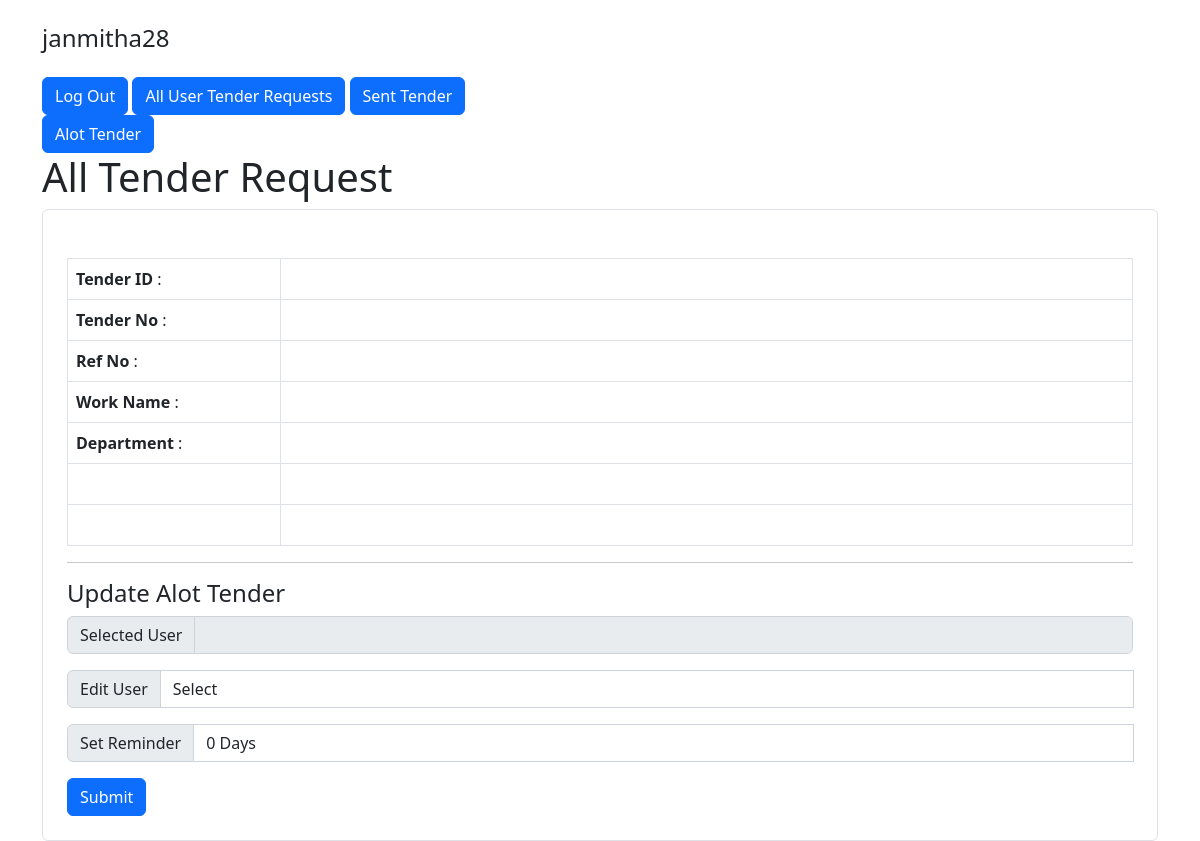
/alot-tenders/update.php?id=4 (signed in), run on an earlier commit of the app's database.
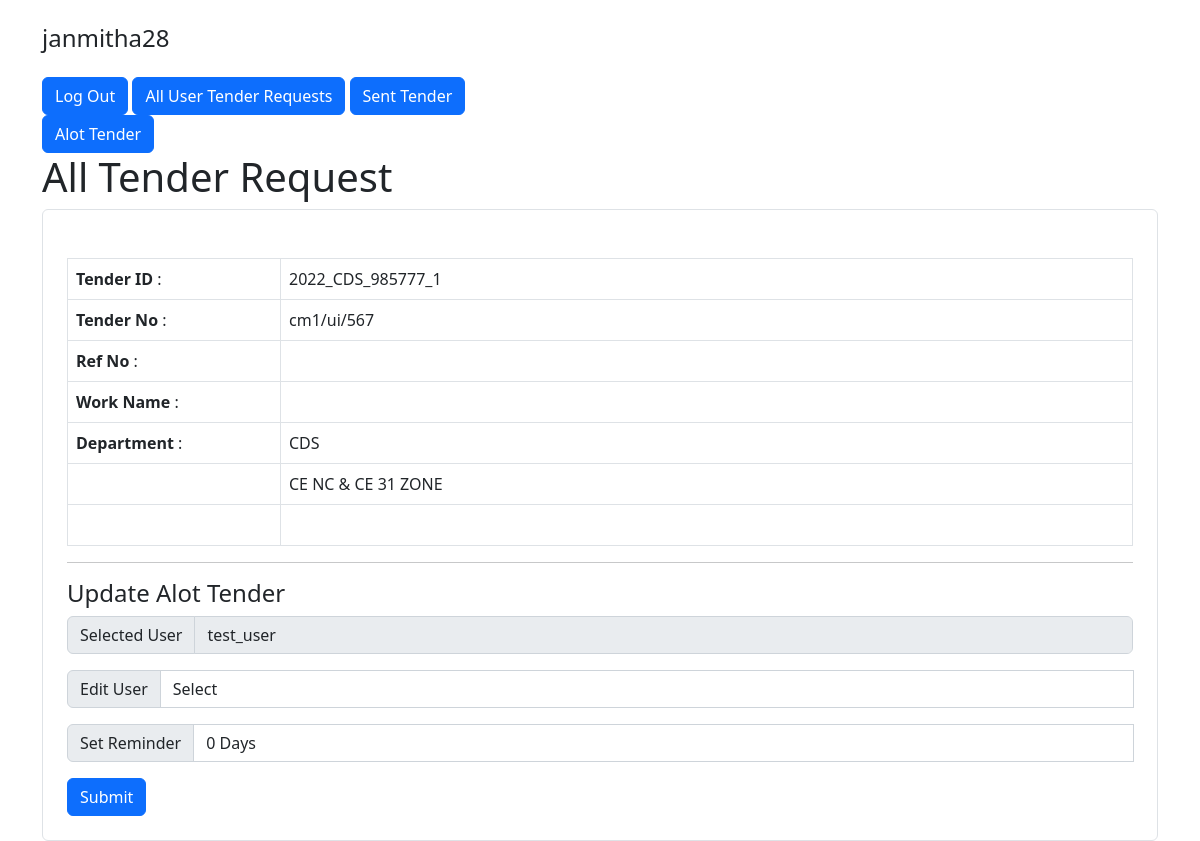
And on a later commit of the database.
### tables this page shows
CREATE TABLE `user_tender_requests` (
  `id` int(11) NOT NULL,
  `user_id` int(11) NOT NULL,
  `tender_id` int(11) NOT NULL,
  `created_at` timestamp NOT NULL DEFAULT current_timestamp(),
  `status` varchar(15) NOT NULL,
  `tender_no` varchar(20) DEFAULT NULL,
  `name_of_work` varchar(255) DEFAULT NULL,
  `file_name` varchar(40) DEFAULT NULL,
  `reference_code` varchar(20) DEFAULT NULL,
  `section_id` varchar(20) NOT NULL,
  `sent_at` datetime DEFAULT NULL,
  `edit_user_id` int(11) DEFAULT NULL,
  `allotted_at` datetime DEFAULT NULL,
  `updated_at` datetime DEFAULT current_timestamp() ON UPDATE current_timestamp(),
  `reminder_days` int(11) DEFAULT NULL
);

CREATE TABLE `tenders` (
  `id` int(11) NOT NULL,
  `due_date` date DEFAULT NULL,
  `tenderID` varchar(255) DEFAULT NULL,
  `department_id` int(11) DEFAULT NULL
);

CREATE TABLE `department` (
  `id` int(11) NOT NULL,
  `name` varchar(255) DEFAULT NULL
);

CREATE TABLE `sections` (
  `id` int(11) NOT NULL,
  `name` varchar(50) NOT NULL
);

CREATE TABLE `users` (
  `id` int(11) NOT NULL,
  `username` varchar(30) NOT NULL,
  `email` varchar(50) NOT NULL,
  `password` varchar(255) NOT NULL,
  `created_at` datetime NOT NULL DEFAULT current_timestamp()
);

### alot-tenders/update.php (the view, shortened to what the changed rows need)
<?php
require_once "../config.php";
$query = "SELECT department.name as departmentName, tenders.tenderID, user_tender_requests.id,
user_tender_requests.tender_No, user_tender_requests.name_of_work, user_tender_requests.edit_user_id,
user_tender_requests.reminder_days,
user_tender_requests.reference_code, sections.name as section_name FROM `user_tender_requests`
inner join `tenders` on user_tender_requests.tender_id = tenders.id
inner join `sections` on user_tender_requests.section_id= sections.id
inner join `department` on tenders.department_id = department.id where user_tender_requests.id=?;";
$updateTenderRequest = $link->prepare($query);
$updateTenderRequest->bind_param("i", $_GET['id']);
if ($updateTenderRequest->execute()) {
    $tenderRequest = $updateTenderRequest->get_result()->fetch_assoc();
}
$editUserQuery = "SELECT username from users where id=?";
$editUserRes = $link->prepare($editUserQuery);
$editUserRes->bind_param("i", $tenderRequest['edit_user_id']);
if ($editUserRes->execute()) {
    $editUser = $editUserRes->get_result()->fetch_assoc();
}
?>
<!DOCTYPE html>
<html lang="en">
<head>
    <link href="https://cdn.jsdelivr.net/npm/bootstrap@5.2.0-beta1/dist/css/bootstrap.min.css" rel="stylesheet">
</head>
<body>
    <div class="container">
        <div class="row justify-content-center">
            <div class="col-lg-12">
                <h1>All Tender Request</h1>
                <div class="form-wrap border rounded p-4">
                    <section class="content">
                        <div class="box box-primary">
                            <br>
                            <table class="table  table-bordered" width="98%" style="margin-left:10px border=1">
                                <tbody>
                                    <tr>
                                        <td width="20%"><b>Tender ID</b> : </td>
                                        <td width="80%"><?php echo $tenderRequest['tenderID'] ?></td>
                                    </tr>
                                    <tr>
                                        <td width="20%"><b>Tender No</b> : </td>
                                        <td width="80%"> <?php echo $tenderRequest['tender_No'] ?></td>
                                    </tr>
                                    <tr>
                                        <td width="20%"><b>Ref No</b> : </td>
                                        <td width="80%"><?php echo $tenderRequest['reference_code'] ?></td>
                                    </tr>
                                    <tr>
                                        <td width="20%"><b>Work Name</b> : </td>
                                        <td width="80%"><?php echo $tenderRequest['name_of_work'] ?></td>
                                    </tr>
                                    <tr>
                                        <td width="20%"><b>Department</b> : </td>
                                        <td width="20%"><?php echo $tenderRequest['departmentName'] ?></td>
                                    </tr>
                                    <tr>
                                        <td>&nbsp;</td>
                                        <td><?php echo $tenderRequest['section_name'] ?></td>
                                    </tr>
                                    <tr>
                                        <td>&nbsp;</td>
                                        <td></td>
                                    </tr>
                                </tbody>
                            </table>
                            <form method="POST" accept-charset="UTF-8" role="form" enctype="multipart/form-data">
                                <div class="box-body">
                                    <div class="input-group mb-3">
                                        <span class="input-group-text">Selected User</span>
                                        <input type="text" class="form-control" placeholder="" value="<?= $editUser['username'] ?>" disabled>
                                    </div>
                                </div>
                            </form>
                        </div>
                    </section>
                </div>
            </div>
        </div>
    </div>
</body>
</html>

What changed in the data, as far as the page shows it:
now on this page (row edited): user_tender_requests: tender.tenderID "2022_CDS_985777_1", tender_no "cm1/ui/567", department.name "CDS", section.name "CE NC & CE 31 ZONE"
now on this page (row unchanged): users: username "test_user"
